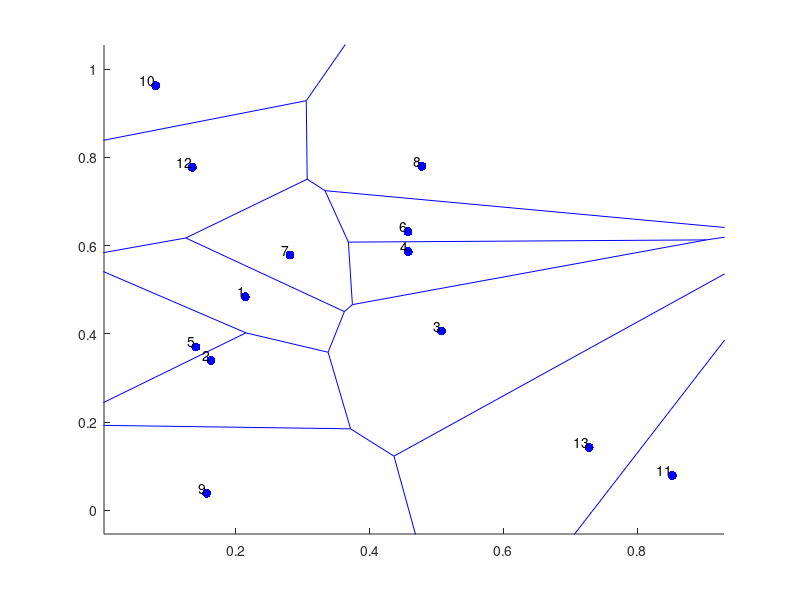

Write the MATLAB code that produced this figure.
% This code generates a Voronoi-Poisson tessellation, meaning it generates
% a Poisson point process and then uses it to generate a corresponding 
% Voronoi tesselation. A Voronoi tesselation is also known as a Dirichlet
% tesselation or Voronoi diagram.
% 
% A (homogeneous) Poisson point process (PPP) is created on a rectangle.
% Then the Voronoi tesselation is found using the MATLAB function 
% voronoin[1], which is based on the Qhull project[2] .
%
% All points and Voronoi cells of the PPP are numbered arbitrarily.
%
% Author: H.Paul Keeler, 2019
% Website: hpaulkeeler.com
% Repository: github.com/hpaulkeeler/posts
% For more details, see the post:
% https://hpaulkeeler.com/voronoi-dirichlet-tessellations/
%
% [1] http://www.mathworks.com.au/help/matlab/ref/voronoin.html
% [2] http://www.qhull.org/

clearvars; close all; clc;

%Simulation window parameters
xMin=0;
xMax=1;
yMin=0;
yMax=1;
%rectangle dimensions
xDelta=xMax-xMin; %width 
yDelta=yMax-yMin; %height
areaTotal=xDelta*yDelta; %area of simulation window

%Point process parameters
lambda=10; %intensity (ie mean density) of the Poisson process

%Simulate Poisson point process
numbPoints=poissrnd(areaTotal*lambda);%Poisson number of points
xx=xDelta*(rand(numbPoints,1))+xMin;%x coordinates of Poisson points
yy=xDelta*(rand(numbPoints,1))+yMin;%y coordinates of Poisson points

xxyy=[xx(:) yy(:)]; %combine x and y coordinates
%Perform Voronoi tesseslation using built-in function
[vertexAll,cellAll]=voronoin(xxyy); %retrieve vertex information
%above command not necessary for plotting

%%%START -- Plotting section -- START%%%
figure; hold on;
%create voronoi diagram on the point pattern
voronoi(xx,yy);
%plot underlying point pattern (ie a realization of a Poisson point process)
plot(xx,yy,'b.','MarkerSize',20);
%number/label the points/cells
labels=cellstr(num2str((1:numbPoints)'));%labels correspond to their order
text(xx, yy, labels, 'VerticalAlignment','bottom', ...
    'HorizontalAlignment','right');
%%%END -- Plotting section -- END%%%
